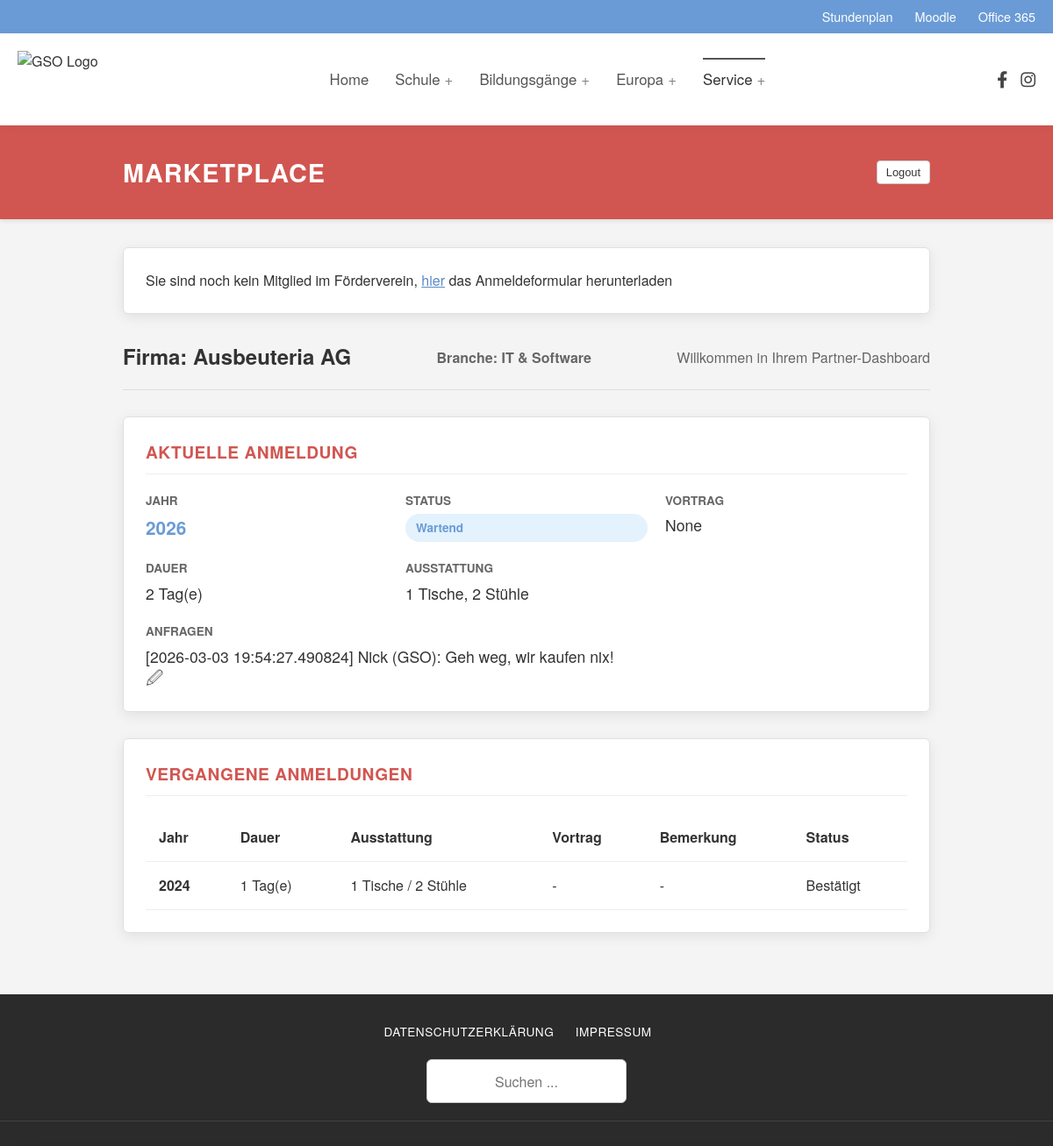
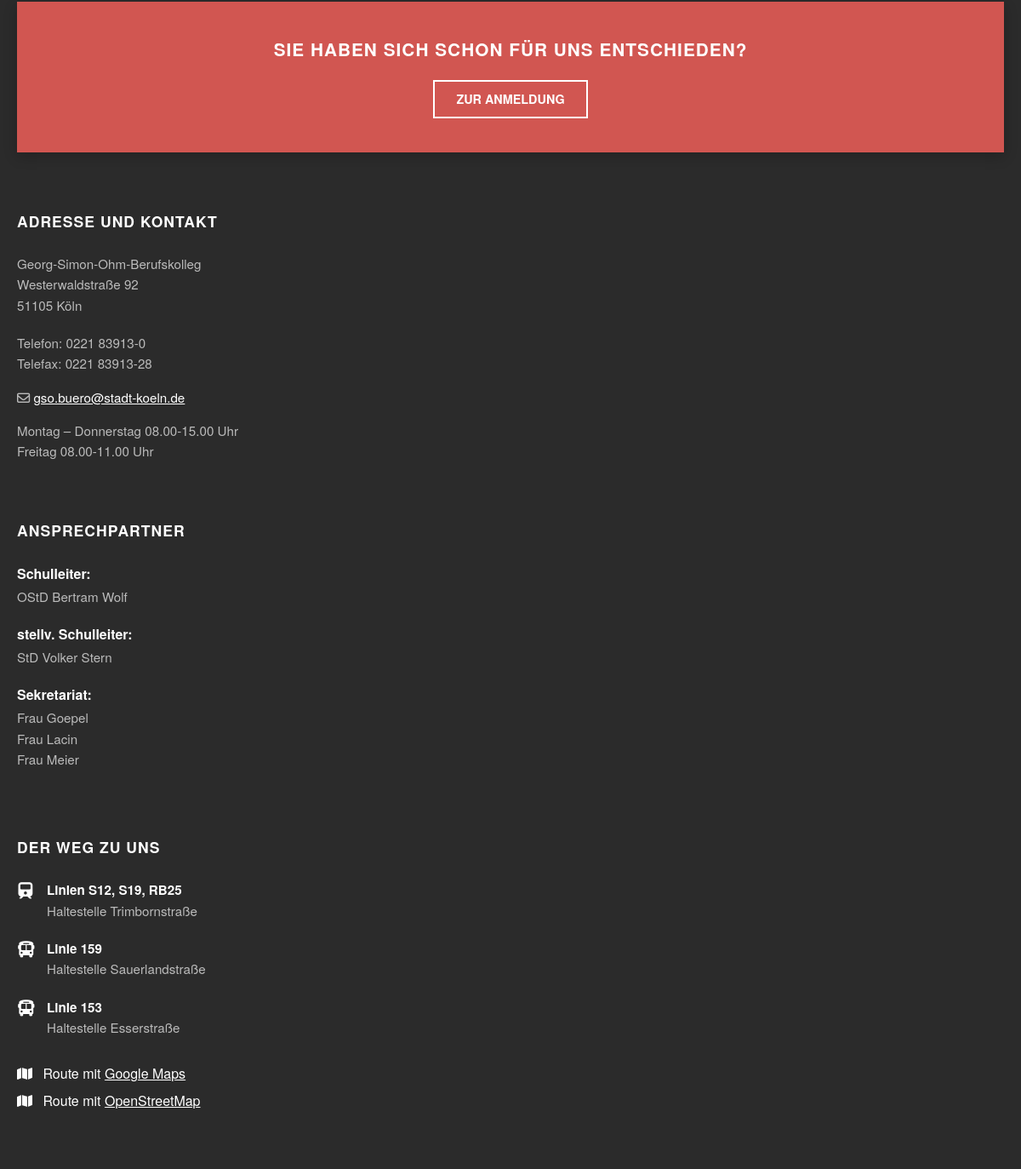
The app's page /dashboard (signed in) with its own data (2 pictures, top to bottom).
### database/models.py (models this page shows, shortened)
class User(Schema):
    __tablename__ = 'users'
    id = mapped_column(Integer, primary_key=True)
    name = mapped_column(String, nullable=False)
    industry = mapped_column(String, nullable=True)
    contact_person = mapped_column(String, nullable=True)
    phone = mapped_column(String, nullable=True)
    email = mapped_column(String, nullable=False, unique=True)
    street = mapped_column(String, nullable=True)
    zip = mapped_column(String, nullable=True)
    city = mapped_column(String, nullable=True)
    support_association = mapped_column(Boolean, nullable=False, default=False)
    is_admin = mapped_column(Boolean, nullable=False, default=False)
    tokens = relationship("Token", back_populates="user")
    bookings = relationship("Booking", back_populates="user")

class Booking(Schema):
    __tablename__ = 'bookings'
    id = mapped_column(Integer, primary_key=True)
    user_id = mapped_column(Integer, ForeignKey('users.id'), nullable=False)
    event_year = mapped_column(Integer, nullable=False, default=datetime.now().year)
    first = mapped_column(Boolean, nullable=False, default=False)
    second = mapped_column(Boolean, nullable=False, default=False)
    status = mapped_column(Enum(BookingStatus), nullable=False, default=BookingStatus.pending)
    chairs_needed = mapped_column(Integer, nullable=False, default=0)
    tables_needed = mapped_column(Integer, nullable=False, default=0)
    sockets_needed = mapped_column(Integer, nullable=False, default=2)
    remarks = mapped_column(String, nullable=True)
    presentation = mapped_column(String, nullable=True)
    admin_note = mapped_column(String, nullable=True)
    user = relationship("User", back_populates="bookings")
    correspondence = relationship("Correspondence", back_populates="booking")
    UniqueConstraint('user_id', 'event_year')

class Correspondence(Schema):
    __tablename__ = 'issues'
    id = mapped_column(Integer, primary_key=True)
    booking_id = mapped_column(Integer, ForeignKey('bookings.id'), nullable=False)
    from_admin = mapped_column(Boolean, nullable=False, default=False)
    from_user = mapped_column(Integer, ForeignKey('users.id'), nullable=False)
    timestamp = mapped_column(DateTime, nullable=False, default=datetime.now)
    message = mapped_column(String, nullable=False)
    booking = relationship("Booking", back_populates="correspondence")
    sender = relationship("User")

### app.py (the view)
@app.route('/marketplace')
@app.route('/dashboard')
@login_required
def dashboard():
    this_year = datetime.now().year
    if current_user.is_admin:
        template = 'admin_dashboard.html'
        bookings = get_bookings(**transform_filters(request.args), event_year=this_year)
    else:
        template = 'user_dashboard.html'
        all_bookings = get_bookings(user_id=current_user.id)
        current = [b for b in all_bookings if b.event_year == this_year]
        bookings = {
            "past": [b for b in all_bookings if b.event_year < this_year],
            "current": current.pop() if len(current) > 0 else None,
        }
    return render_template(template, user=current_user, bookings=bookings)

### app.py (called while the page is built)
@login_manager.user_loader
def load_user(user_id) -> Optional[Authenticated[User]]:
    try:
        user_id = int(user_id)
        user_record = db.query(User).filter_by(id=user_id).one()
        return Authenticated(user_record)
    except Exception:
        print(f'[WARN] user id not found: {user_id}')
        return None

### auth.py (called while the page is built)
    def __getattr__(self, attr):
        return getattr(self.record, attr)

### db.py (called while the page is built)
def get_bookings(**filters) -> list[Booking]:
    user_filters = {}
    if 'industry' in filters:
        user_filters['industry'] = filters.pop('industry')
    query = db.query(Booking).filter_by(**filters)
    query = query.join(Booking.user).filter_by(**user_filters)
    query = query.join(Booking.correspondence, isouter=True)
    return [decorate(booking) for booking in query.all()]

def decorate(booking: Booking) -> Booking:
    booking.duration = booking.first + booking.second
    booking.needs_response =(
            bool(len(booking.correspondence)) and not booking.correspondence[-1].from_admin)
    return booking

### templates/user_dashboard.html (shortened to what this page needs)
{% extends "baseLayout.html" %}
{% block content %}
{% set industry_names = {
    'it': 'IT & Software',
    'finance': 'Wirtschaft & Verwaltung',
    'craft': 'Handwerk'
} %}
<div class="full-width-banner">
  <div class="banner-inner">
    <h1>MARKETPLACE</h1>
    <form action="/logout"><button class="btn-small-outline btn-white-background">Logout</button></form>
  </div>
</div>
<div class="dashboard-container">
  {% if not user.support_association %}
  <section class="dash-card">
    <div>Sie sind noch kein Mitglied im Förderverein, <a href="static/files/anmeldeforumal-Förderverein.pdf" download="Anmeldeformular-Foerderverein.pdf" type="application/pdf" class="download-link">hier</a> das Anmeldeformular herunterladen</div>
  </section>
  {% endif %}
  <div class="dashboard-intro">
    <h2 class="welcome-title">Firma: {{ user.name }}</h2>
    {% if user.industry %}
        <h4 class="welcome-sub">Branche: {{ industry_names.get(user.industry, user.industry) }}</h4>
    {% endif %}
    <p class="welcome-sub">Willkommen in Ihrem Partner-Dashboard</p>
</div>
  <div class="dashboard-cards">
    <section class="dash-card current-booking-card">
      <h3 class="card-title">Aktuelle Anmeldung</h3>
      {% if bookings.current %}
        <div class="booking-summary-grid">
          <div class="info-item">
            <span class="info-label">Jahr</span>
            <span class="info-value highlight">{{ bookings.current.event_year }}</span>
          </div>
          <div class="info-item">
            <span class="info-label">Status</span>
            <span class="status-badge">{{ bookings.current.status.value }}</span>
          </div>
          <div class="info-item">
            <span class="info-label">Vortrag</span>
            <span class="info-value">{{ bookings.current.presentation }}</span>
          </div>
          <div class="info-item">
            <span class="info-label">Dauer</span>
            <span class="info-value">{{ bookings.current.duration }} Tag(e)</span>
          </div>
          <div class="info-item">
            <span class="info-label">Ausstattung</span>
            <span class="info-value">
              {{ bookings.current.tables_needed }} Tische,
              {{ bookings.current.chairs_needed }} Stühle
            </span>
          </div>
          <div class="info-item full-width">
            <span class="info-label">Anfragen</span>
            {% for message in bookings.current.correspondence %}
              <span class="info-value">[{{ message.timestamp }}] {{ message.sender.contact_person }} ({{ message.sender.name }}): {{ message.message }}</span>
            {% endfor %}
            <form action="/dashboard/message" method="POST" style="display:inline;" onsubmit="console.log(this); if (this.getAttribute('data-message-ready')) return true; else { this.children[0].style.display = 'block'; this.children[1].style.display = 'none'; this.setAttribute('data-message-ready', true); return false; }">
              <button type="submit" class="btn-icon btn-confirm" title="Anfrage verfassen">
                  🖉
              </button>
            </form>
          </div>
      </div>
    {% else %}
      <div class="empty-state">
          <p>Für das kommende Event liegt noch keine Anmeldung vor.</p>
          <a href="/register" class="btn btn-cta">Zur Anmeldung</a>
      </div>
      {% endif %}
    </section>
    {% if bookings.past %}
    <section class="dash-card history-card">
      <h3 class="card-title">Vergangene Anmeldungen</h3>
      <div class="table-responsive">
        <table class="history-table">
          <thead>
            <tr>
              <th>Jahr</th>
              <th>Dauer</th>
              <th>Ausstattung</th>
              <th>Vortrag</th>
              <th>Bemerkung</th>
              <th>Status</th>
            </tr>
          </thead>
          <tbody>
          {% for booking in bookings.past %}
            <tr>
              <td class="fw-bold">{{ booking.event_year }}</td>
              <td>{{ booking.duration }} Tag(e)</td>
              <td>{{ booking.tables_needed }} Tische / {{ booking.chairs_needed }} Stühle</td>
              <td>
                <span class="truncate-text" title="{{ booking.presentation }}">
                  {{ booking.presentation if booking.presentation else "-" }}
                </span>
              </td>
              <td>
                <span class="truncate-text" title="{{ booking.remarks }}">
                  {{ booking.remarks if booking.remarks else "-" }}
                </span>
              </td>
              <td><span class="status-text">{{ booking.status.value }}</span></td>
            </tr>
          {% endfor %}
          </tbody>
        </table>
      </div>
    </section>
    {% endif %}
  </div>
</div>
{% endblock %}

### static/css/baseStyle.css (style rules this page uses)
* { box-sizing: border-box; }
body { margin: 0; padding: 0; font-family: "Fira Sans", "Helvetica Neue", Arial, sans-serif; color: #333; background-color: #f9f9f9; line-height: 1.5; }
a { text-decoration: none; color: inherit; transition: color 0.2s ease; }

### static/css/marketplace.css (style rules this page uses)
:root { --gso-red: #d15651; --gso-blue: #6a9bd6; --gso-blue-hover: #5a8bc6; --text-color: #333; --text-muted: #666; --bg-color: #f4f4f4; --border-color: #ccc; --input-border: #ced4da; --input-focus: #6a8ecf; --card-shadow: 0 4px 15px rgba(0,0,0,0.1); --radius: 4px; }
* { box-sizing: border-box; }
body { font-family: "Fira Sans", "Helvetica Neue", Arial, sans-serif; background-color: var(--bg-color); margin: 0; color: var(--text-color); line-height: 1.5; }

### records on screen
User: name "Ausbeuteria AG", get "IT & Software"
Booking: current.event_year "2026", current.status.value "Wartend", current.presentation "None", current.tables_needed "1", current.chairs_needed "2"
Correspondence: timestamp "2026-03-03 19:54:27.490824", sender.contact_person "Nick", sender.name "GSO", message "Geh weg, wir kaufen nix!"
Booking: event_year "2024", duration "1", tables_needed "1", chairs_needed "2", presentation "-", remarks "-", status.value "Bestätigt"

### other values on screen
{{ bookings.current.duration }} "2"
